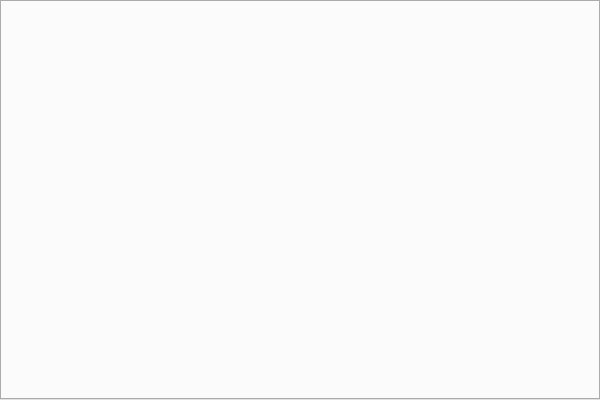
<?xml version="1.0" encoding="UTF-8"?>
<ui version="4.0">
 <class>FilterDialogClass</class>
 <widget class="QWidget" name="FilterDialogClass">
  <property name="geometry">
   <rect>
    <x>0</x>
    <y>0</y>
    <width>600</width>
    <height>400</height>
   </rect>
  </property>
  <property name="windowTitle">
   <string>FilterDialog</string>
  </property>
  <layout class="QGridLayout" name="gridLayout">
   <property name="leftMargin">
    <number>0</number>
   </property>
   <property name="topMargin">
    <number>0</number>
   </property>
   <property name="rightMargin">
    <number>0</number>
   </property>
   <property name="bottomMargin">
    <number>0</number>
   </property>
   <item row="0" column="0">
    <widget class="QTabWidget" name="tabWidget">
     <property name="tabShape">
      <enum>QTabWidget::Rounded</enum>
     </property>
     <property name="currentIndex">
      <number>-1</number>
     </property>
    </widget>
   </item>
  </layout>
 </widget>
 <layoutdefault spacing="6" margin="11"/>
 <resources>
  <include location="../FilterDialog.qrc"/>
 </resources>
 <connections/>
</ui>
